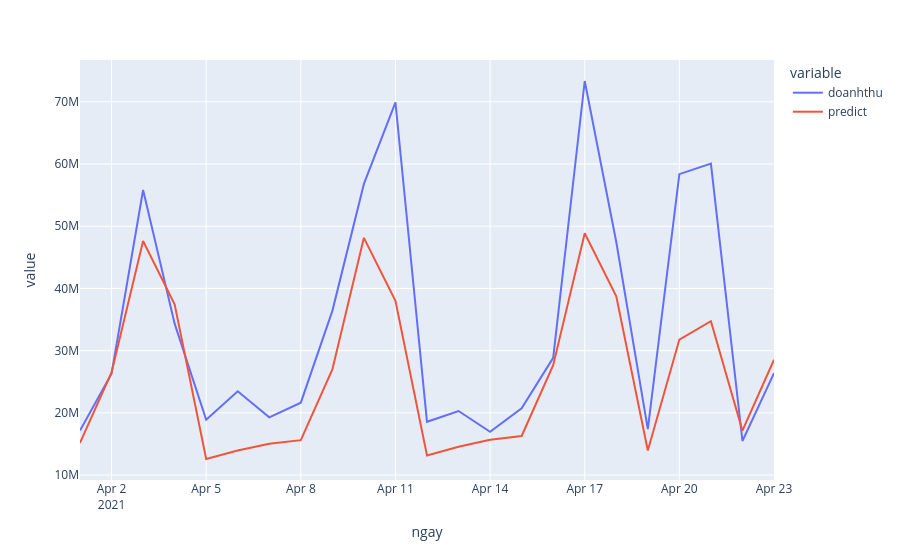
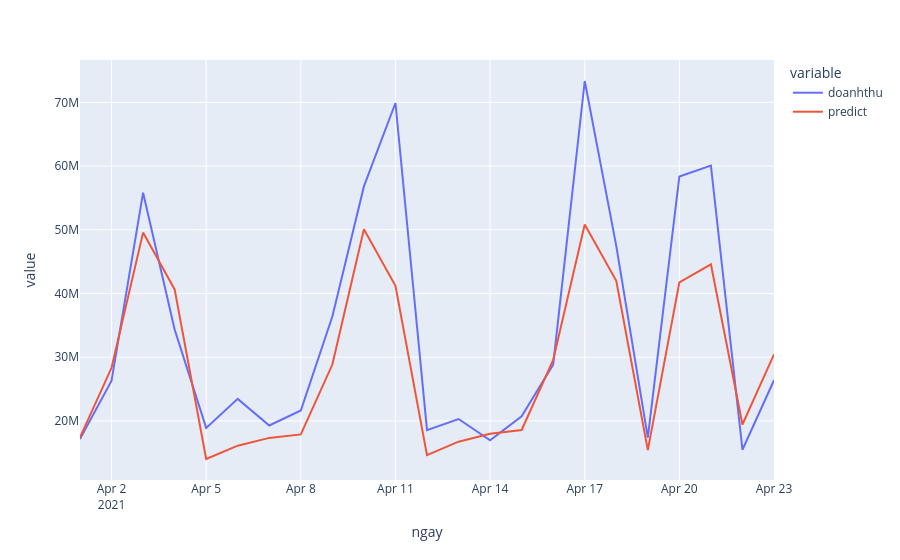
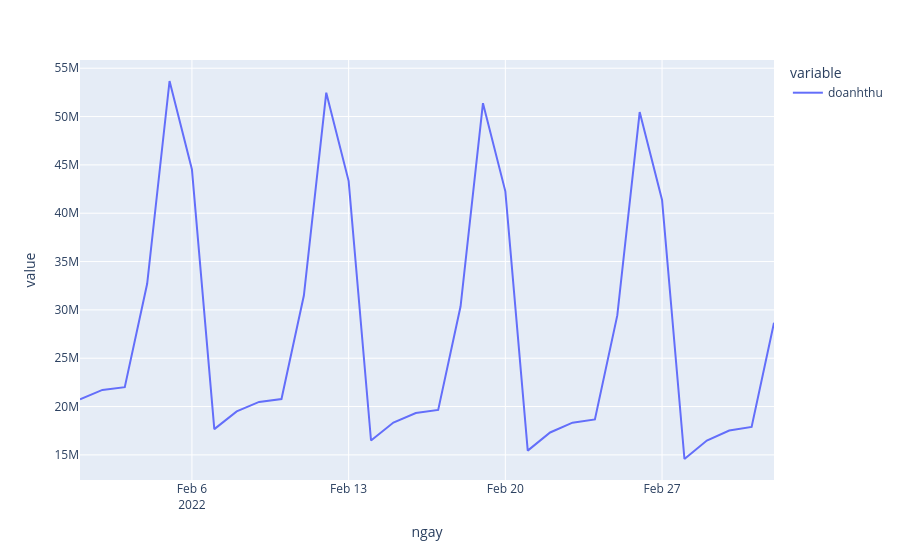

Notebook source saved alongside these figures, in order:
### Markdown cell above
#### TOKY

### Code cell
num=5
# #name="2021.04.28"

## train, test split
train_first  ='2019/1/1'
train_end    ='2020/11/30'
test_01_first='2021/4/1'
test_01_end  ='2021/4/23'
test_02_first='2021/4/1'
test_02_end  ='2021/4/23'
# #predict_first='2021/4/24'

## config parametters
xmax=400000000
xmin=30000000
# #number_days=251

## output log file
output="../output/"+str(num)+"/_"+name
CH = store[store.macuahang==num]

## main 
logs=output.replace("_", "")+"/log.txt"
os.system("mkdir -p "+ output.replace("_", ""))
with open(logs, 'a') as f:
    with contextlib.redirect_stdout(f):
        CH_predict, rmse01, rmse02=main(CH, train_first, train_end,
                     test_01_first, test_01_end, test_02_first,
                     test_02_end, predict_first, xmax, xmin, number_days, output)
rmse01, rmse02

### Figure 1 — Plotly figure (JSON) as saved in the notebook; plotly's stock layout.template omitted (floating-point values rounded to 4 significant figures)
{"data": [{"hovertemplate": "variable=doanhthu<br>ngay=%{x}<br>value=%{y}<extra></extra>", "legendgroup": "doanhthu", "line": {"color": "#636efa", "dash": "solid"}, "marker": {"symbol": "circle"}, "mode": "lines", "name": "doanhthu", "orientation": "v", "showlegend": true, "type": "scatter", "x": ["2021-04-01T00:00:00", "2021-04-02T00:00:00", "2021-04-03T00:00:00", "2021-04-04T00:00:00", "2021-04-05T00:00:00", "2021-04-06T00:00:00", "2021-04-07T00:00:00", "2021-04-08T00:00:00", "2021-04-09T00:00:00", "2021-04-10T00:00:00", "2021-04-11T00:00:00", "2021-04-12T00:00:00", "2021-04-13T00:00:00", "2021-04-14T00:00:00", "2021-04-15T00:00:00", "2021-04-16T00:00:00", "2021-04-17T00:00:00", "2021-04-18T00:00:00", "2021-04-19T00:00:00", "2021-04-20T00:00:00", "2021-04-21T00:00:00", "2021-04-22T00:00:00", "2021-04-23T00:00:00"], "xaxis": "x", "y": [17164260, 26296981, 55816947, 34343699, 18898065, 23458700, 19282975, 21637712, 36393325, 56798464, 69892566, 18559660, 20295135, 16965095, 20731520, 28842485, 73342895, 47467735, 17382860, 58365551, 60071980, 15476575, 26378295], "yaxis": "y"}, {"hovertemplate": "variable=predict<br>ngay=%{x}<br>value=%{y}<extra></extra>", "legendgroup": "predict", "line": {"color": "#EF553B", "dash": "solid"}, "marker": {"symbol": "circle"}, "mode": "lines", "name": "predict", "orientation": "v", "showlegend": true, "type": "scatter", "x": ["2021-04-01T00:00:00", "2021-04-02T00:00:00", "2021-04-03T00:00:00", "2021-04-04T00:00:00", "2021-04-05T00:00:00", "2021-04-06T00:00:00", "2021-04-07T00:00:00", "2021-04-08T00:00:00", "2021-04-09T00:00:00", "2021-04-10T00:00:00", "2021-04-11T00:00:00", "2021-04-12T00:00:00", "2021-04-13T00:00:00", "2021-04-14T00:00:00", "2021-04-15T00:00:00", "2021-04-16T00:00:00", "2021-04-17T00:00:00", "2021-04-18T00:00:00", "2021-04-19T00:00:00", "2021-04-20T00:00:00", "2021-04-21T00:00:00", "2021-04-22T00:00:00", "2021-04-23T00:00:00"], "xaxis": "x", "y": [15160000.0, 26490000.0, 47620000.0, 37450000.0, 12580000.0, 13950000.0, 15020000.0, 15600000.0, 26960000.0, 48130000.0, 37990000.0, 13150000.0, 14560000.0, 15660000.0, 16270000.0, 27660000.0, 48860000.0, 38750000.0, 13940000.0, 31780000.0, 34730000.0, 17130000.0, 28540000.0], "yaxis": "y"}], "layout": {"legend": {"title": {"text": "variable"}, "tracegroupgap": 0}, "margin": {"t": 60}, "xaxis": {"anchor": "y", "domain": [0, 1], "title": {"text": "ngay"}}, "yaxis": {"anchor": "x", "domain": [0, 1], "title": {"text": "value"}}}}

### Figure 2 — Plotly figure (JSON) as saved in the notebook; plotly's stock layout.template omitted (floating-point values rounded to 4 significant figures)
{"data": [{"hovertemplate": "variable=doanhthu<br>ngay=%{x}<br>value=%{y}<extra></extra>", "legendgroup": "doanhthu", "line": {"color": "#636efa", "dash": "solid"}, "marker": {"symbol": "circle"}, "mode": "lines", "name": "doanhthu", "orientation": "v", "showlegend": true, "type": "scatter", "x": ["2021-04-01T00:00:00", "2021-04-02T00:00:00", "2021-04-03T00:00:00", "2021-04-04T00:00:00", "2021-04-05T00:00:00", "2021-04-06T00:00:00", "2021-04-07T00:00:00", "2021-04-08T00:00:00", "2021-04-09T00:00:00", "2021-04-10T00:00:00", "2021-04-11T00:00:00", "2021-04-12T00:00:00", "2021-04-13T00:00:00", "2021-04-14T00:00:00", "2021-04-15T00:00:00", "2021-04-16T00:00:00", "2021-04-17T00:00:00", "2021-04-18T00:00:00", "2021-04-19T00:00:00", "2021-04-20T00:00:00", "2021-04-21T00:00:00", "2021-04-22T00:00:00", "2021-04-23T00:00:00"], "xaxis": "x", "y": [17164260, 26296981, 55816947, 34343699, 18898065, 23458700, 19282975, 21637712, 36393325, 56798464, 69892566, 18559660, 20295135, 16965095, 20731520, 28842485, 73342895, 47467735, 17382860, 58365551, 60071980, 15476575, 26378295], "yaxis": "y"}, {"hovertemplate": "variable=predict<br>ngay=%{x}<br>value=%{y}<extra></extra>", "legendgroup": "predict", "line": {"color": "#EF553B", "dash": "solid"}, "marker": {"symbol": "circle"}, "mode": "lines", "name": "predict", "orientation": "v", "showlegend": true, "type": "scatter", "x": ["2021-04-01T00:00:00", "2021-04-02T00:00:00", "2021-04-03T00:00:00", "2021-04-04T00:00:00", "2021-04-05T00:00:00", "2021-04-06T00:00:00", "2021-04-07T00:00:00", "2021-04-08T00:00:00", "2021-04-09T00:00:00", "2021-04-10T00:00:00", "2021-04-11T00:00:00", "2021-04-12T00:00:00", "2021-04-13T00:00:00", "2021-04-14T00:00:00", "2021-04-15T00:00:00", "2021-04-16T00:00:00", "2021-04-17T00:00:00", "2021-04-18T00:00:00", "2021-04-19T00:00:00", "2021-04-20T00:00:00", "2021-04-21T00:00:00", "2021-04-22T00:00:00", "2021-04-23T00:00:00"], "xaxis": "x", "y": [17400000.0, 28340000.0, 49550000.0, 40640000.0, 14020000.0, 16110000.0, 17330000.0, 17880000.0, 28850000.0, 50090000.0, 41210000.0, 14620000.0, 16740000.0, 17990000.0, 18570000.0, 29560000.0, 50830000.0, 41980000.0, 15420000.0, 41740000.0, 44580000.0, 19430000.0, 30440000.0], "yaxis": "y"}], "layout": {"legend": {"title": {"text": "variable"}, "tracegroupgap": 0}, "margin": {"t": 60}, "xaxis": {"anchor": "y", "domain": [0, 1], "title": {"text": "ngay"}}, "yaxis": {"anchor": "x", "domain": [0, 1], "title": {"text": "value"}}}}

### Figure 3 — Plotly figure (JSON) as saved in the notebook; plotly's stock layout.template omitted (floating-point values rounded to 4 significant figures)
{"data": [{"hovertemplate": "variable=doanhthu<br>ngay=%{x}<br>value=%{y}<extra></extra>", "legendgroup": "doanhthu", "line": {"color": "#636efa", "dash": "solid"}, "marker": {"symbol": "circle"}, "mode": "lines", "name": "doanhthu", "orientation": "v", "showlegend": true, "type": "scatter", "x": ["2022-02-01T00:00:00", "2022-02-02T00:00:00", "2022-02-03T00:00:00", "2022-02-04T00:00:00", "2022-02-05T00:00:00", "2022-02-06T00:00:00", "2022-02-07T00:00:00", "2022-02-08T00:00:00", "2022-02-09T00:00:00", "2022-02-10T00:00:00", "2022-02-11T00:00:00", "2022-02-12T00:00:00", "2022-02-13T00:00:00", "2022-02-14T00:00:00", "2022-02-15T00:00:00", "2022-02-16T00:00:00", "2022-02-17T00:00:00", "2022-02-18T00:00:00", "2022-02-19T00:00:00", "2022-02-20T00:00:00", "2022-02-21T00:00:00", "2022-02-22T00:00:00", "2022-02-23T00:00:00", "2022-02-24T00:00:00", "2022-02-25T00:00:00", "2022-02-26T00:00:00", "2022-02-27T00:00:00", "2022-02-28T00:00:00", "2022-03-01T00:00:00", "2022-03-02T00:00:00", "2022-03-03T00:00:00", "2022-03-04T00:00:00"], "xaxis": "x", "y": [20760000.0, 21720000.0, 22010000.0, 32700000.0, 53680000.0, 44520000.0, 17660000.0, 19500000.0, 20480000.0, 20770000.0, 31480000.0, 52470000.0, 43330000.0, 16480000.0, 18340000.0, 19330000.0, 19650000.0, 30370000.0, 51380000.0, 42260000.0, 15440000.0, 17320000.0, 18330000.0, 18670000.0, 29430000.0, 50460000.0, 41370000.0, 14570000.0, 16480000.0, 17520000.0, 17890000.0, 28680000.0], "yaxis": "y"}], "layout": {"legend": {"title": {"text": "variable"}, "tracegroupgap": 0}, "margin": {"t": 60}, "xaxis": {"anchor": "y", "domain": [0, 1], "title": {"text": "ngay"}}, "yaxis": {"anchor": "x", "domain": [0, 1], "title": {"text": "value"}}}}
